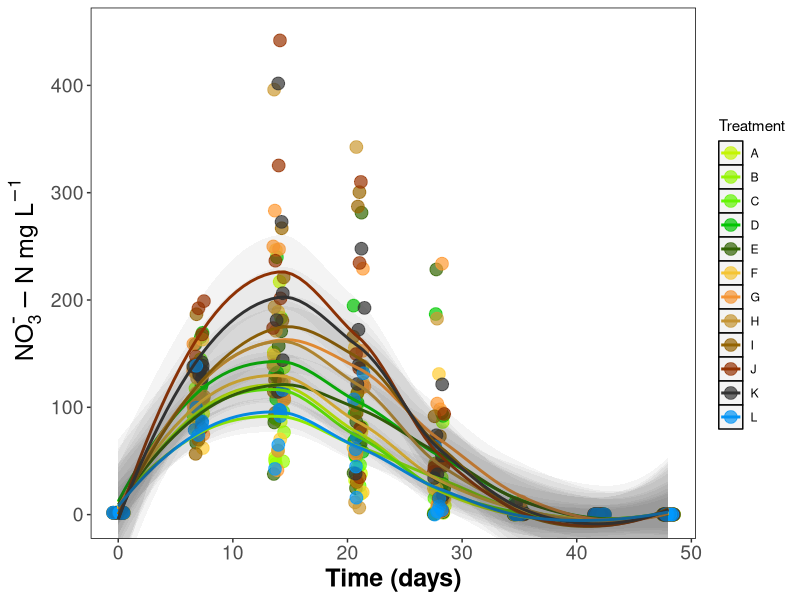
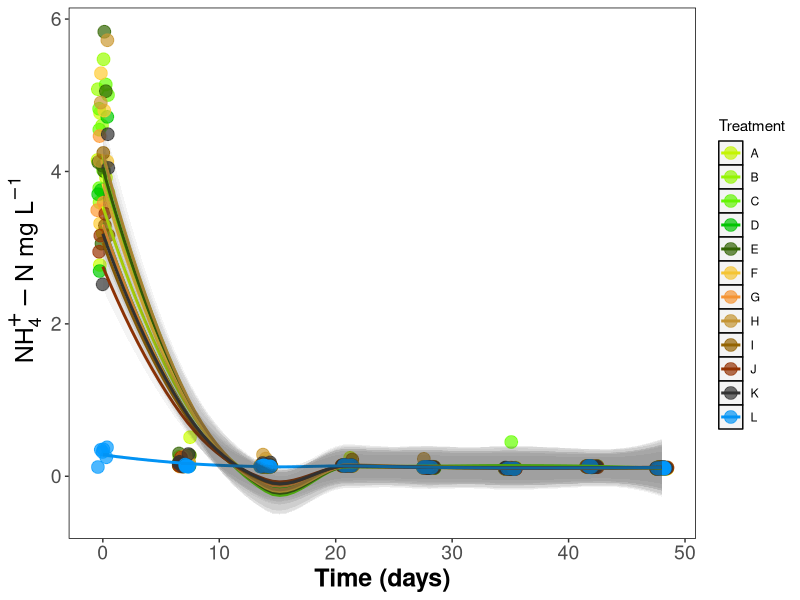
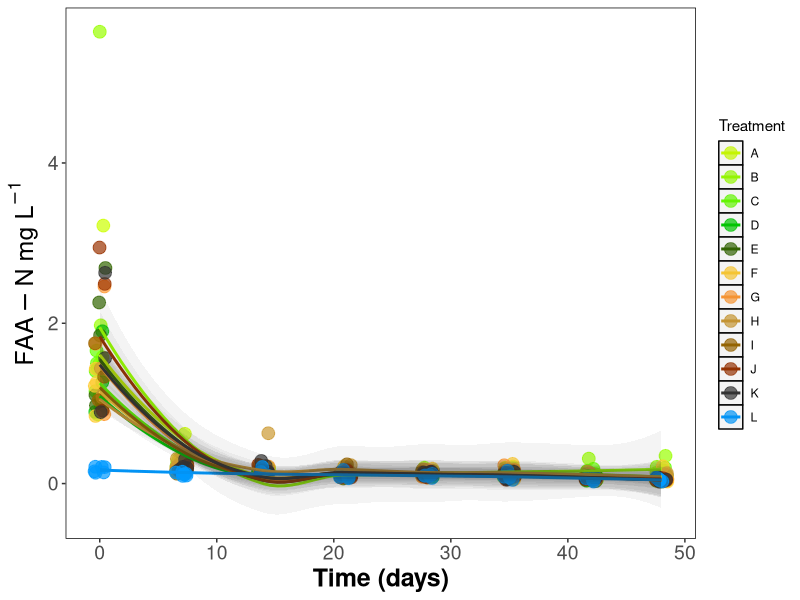
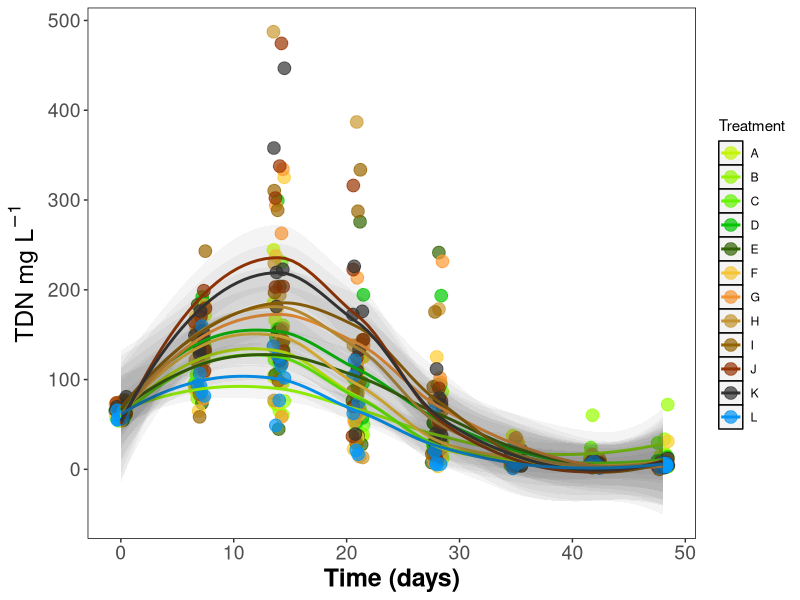
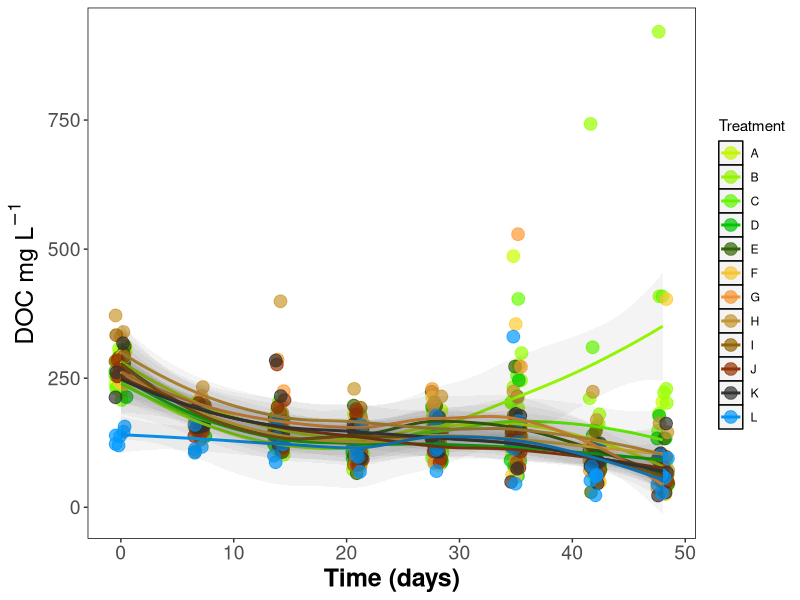
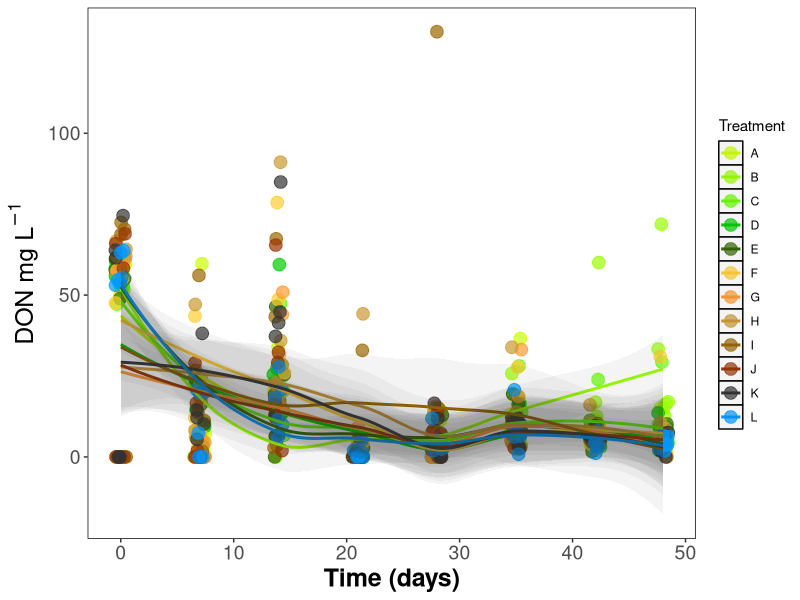
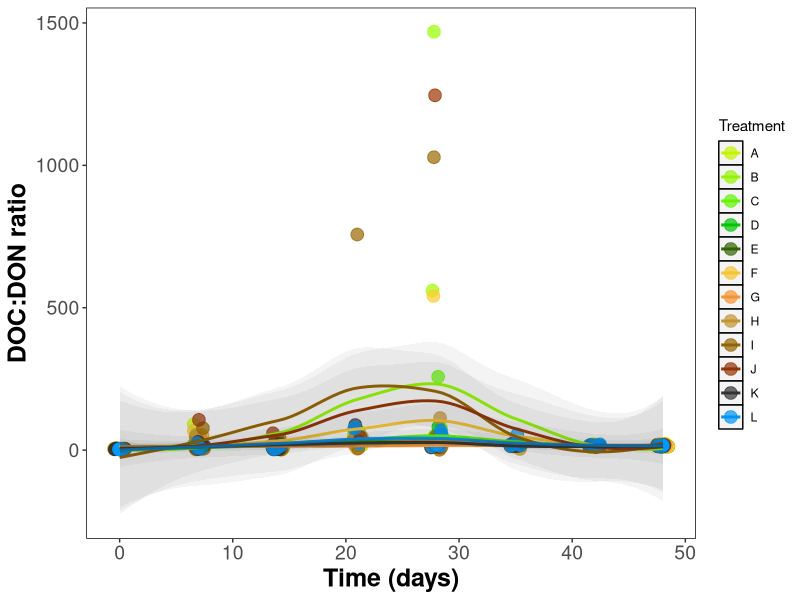
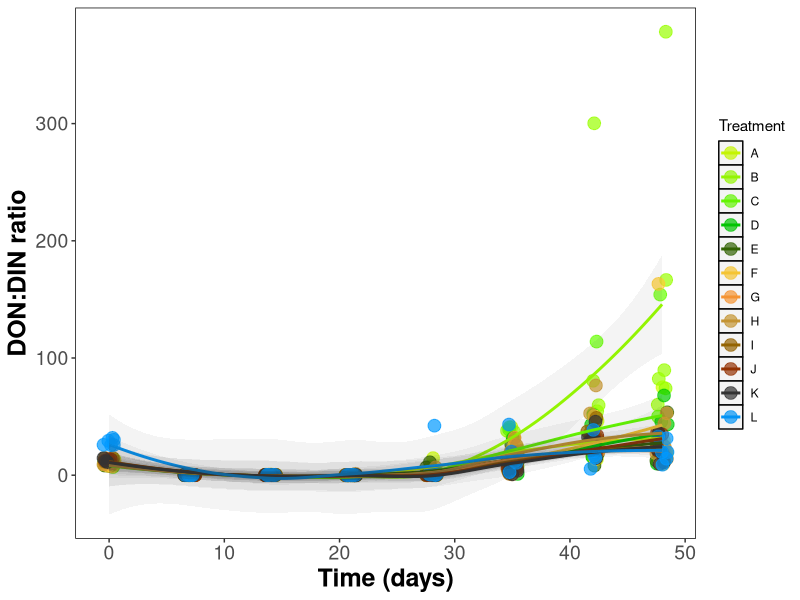

Generate these figures, in order, with R:
## This script takes the wrangled data from 15n_sol_proc.R and ../results/raw/15n_soil_sol.csv
## It examines the final processed data ../results/processed/ratios.csv

library(tidyverse)
all <- read_csv("results/processed/ratios.csv")
all

## Now let's look how the variables change over time

## this page was helpful for mu and super/subscripts: 
## https://stackoverflow.com/questions/34892262/subscripts-and-superscripts-or-with-ggplot2-axis-labels-ionic-chemical

## also here: https://rstudio-pubs-static.s3.amazonaws.com/136237_170402e5f0b54561bf7605bdea98267a.html

## Below is a rather extensive set of code for xy plots with/without trends and CI ribbons

## Nitrate

ggplot(data = all, aes(days, no3, colour = trt)) + # x, y, colour by treatment
  scale_colour_manual(values=c("#CCFF00", # all the colours in hexadecimal code in order of "colour = x" argument above
                               "#99FF00",
                               "#66FF00",
                               "#00CC00",
                               "#336600",
                               "#FFCC33",
                               "#FF9933",
                               "#CC9933",
                               "#996600",
                               "#993300",
                               "#333333",
                               "#0099FF"
  )) +
  #geom_point(size = 6, alpha = 0.6) + # Plot as a point graph, size, transparency
  geom_jitter(size = 4, alpha = 0.7, width = 0.5) + # Plot as a jittered point graph
  stat_smooth(method = "loess", se = FALSE, size = 1) + # Adds trend line only
  stat_smooth(method = "loess", # Adds ribbon for SE / CI and allows transparency to be adjusted
  #              colour = "red", 
                geom = "ribbon", 
                alpha = 0.05, #sets ribbon transparency
                size = 0.0001, #sets ribbon outline thickness. Need to work out how to make transparent
                fullrange = TRUE) + # Forces ribbon to end of data
 # xlim(0, 48) + ylim(0, 300) + # can be used to set hard limits to scale
  coord_cartesian(xlim = c(0, 48), ylim = c(0, 450)) + #sets soft limits to scale
  labs(
    x = "Time (days)", # x axis label
    y = ~NO[3]^{textstyle("-")}-N ~mg~L^{-1}, #y axis label, note cpde and weblink above for special characters and script
    #  title = "Nitrogen", # Graph title
    colour = "Treatment" # Legend Title
  ) +
  theme(
    panel.grid = element_blank(), # blank grid
    # axis.text.y = element_text(angle = 90), # rotates labels
    axis.text=element_text(size=14), # axis text size
    axis.title = element_text(color="black", face="bold", size=18), # axis label text size
    panel.background = element_rect(fill = "white", # panel background
                                    colour = "black") # panel outline
  )

## Ammonium

ggplot(data = all, aes(days, nh4, colour = trt)) + # x, y, colour by treatment
  scale_colour_manual(values=c("#CCFF00", # all the colours in hexadecimal code in order of "colour = x" argument above
                               "#99FF00",
                               "#66FF00",
                               "#00CC00",
                               "#336600",
                               "#FFCC33",
                               "#FF9933",
                               "#CC9933",
                               "#996600",
                               "#993300",
                               "#333333",
                               "#0099FF"
  )) +
  #geom_point(size = 6, alpha = 0.6) + # Plot as a point graph, size, transparency
  geom_jitter(size = 4, alpha = 0.7, width = 0.5) + # Plot as a jittered point graph
  stat_smooth(method = "loess", se = FALSE, size = 1) + # Adds trend line only
  stat_smooth(method = "loess", # Adds ribbon for SE / CI and allows transparency to be adjusted
              #              colour = "red", 
              geom = "ribbon", 
              alpha = 0.05, #sets ribbon transparency
              size = 0.0001, #sets ribbon outline thickness. Need to work out how to make transparent
              fullrange = TRUE) + # Forces ribbon to end of data
  # xlim(0, 48) + ylim(0, 300) + # can be used to set hard limits to scale
 # coord_cartesian(xlim = c(0, 48), ylim = c(0, 450)) + #sets soft limits to scale
  labs(
    x = "Time (days)", # x axis label
    y = ~NH[4]^{textstyle("+")}-N ~mg~L^{-1}, #y axis label, note cpde and weblink above for special characters and script
    #  title = "Nitrogen", # Graph title
    colour = "Treatment" # Legend Title
  ) +
  theme(
    panel.grid = element_blank(), # blank grid
    # axis.text.y = element_text(angle = 90), # rotates labels
    axis.text=element_text(size=14), # axis text size
    axis.title = element_text(color="black", face="bold", size=18), # axis label text size
    panel.background = element_rect(fill = "white", # panel background
                                    colour = "black") # panel outline
  )

## FAA

ggplot(data = all, aes(days, faa, colour = trt)) + # x, y, colour by treatment
  scale_colour_manual(values=c("#CCFF00", # all the colours in hexadecimal code in order of "colour = x" argument above
                               "#99FF00",
                               "#66FF00",
                               "#00CC00",
                               "#336600",
                               "#FFCC33",
                               "#FF9933",
                               "#CC9933",
                               "#996600",
                               "#993300",
                               "#333333",
                               "#0099FF"
  )) +
  #geom_point(size = 6, alpha = 0.6) + # Plot as a point graph, size, transparency
  geom_jitter(size = 4, alpha = 0.7, width = 0.5) + # Plot as a jittered point graph
  stat_smooth(method = "loess", se = FALSE, size = 1) + # Adds trend line only
  stat_smooth(method = "loess", # Adds ribbon for SE / CI and allows transparency to be adjusted
              #              colour = "red", 
              geom = "ribbon", 
              alpha = 0.05, #sets ribbon transparency
              size = 0.0001, #sets ribbon outline thickness. Need to work out how to make transparent
              fullrange = TRUE) + # Forces ribbon to end of data
  # xlim(0, 48) + ylim(0, 300) + # can be used to set hard limits to scale
  # coord_cartesian(xlim = c(0, 48), ylim = c(0, 450)) + #sets soft limits to scale
  labs(
    x = "Time (days)", # x axis label
    y = FAA-N ~mg~L^{-1}, #y axis label, note cpde and weblink above for special characters and script
    #  title = "Nitrogen", # Graph title
    colour = "Treatment" # Legend Title
  ) +
  theme(
    panel.grid = element_blank(), # blank grid
    # axis.text.y = element_text(angle = 90), # rotates labels
    axis.text=element_text(size=14), # axis text size
    axis.title = element_text(color="black", face="bold", size=18), # axis label text size
    panel.background = element_rect(fill = "white", # panel background
                                    colour = "black") # panel outline
  )

## TDN

ggplot(data = all, aes(days, tdn, colour = trt)) + # x, y, colour by treatment
  scale_colour_manual(values=c("#CCFF00", # all the colours in hexadecimal code in order of "colour = x" argument above
                               "#99FF00",
                               "#66FF00",
                               "#00CC00",
                               "#336600",
                               "#FFCC33",
                               "#FF9933",
                               "#CC9933",
                               "#996600",
                               "#993300",
                               "#333333",
                               "#0099FF"
  )) +
  #geom_point(size = 6, alpha = 0.6) + # Plot as a point graph, size, transparency
  geom_jitter(size = 4, alpha = 0.7, width = 0.5) + # Plot as a jittered point graph
  stat_smooth(method = "loess", se = FALSE, size = 1) + # Adds trend line only
  stat_smooth(method = "loess", # Adds ribbon for SE / CI and allows transparency to be adjusted
              #              colour = "red", 
              geom = "ribbon", 
              alpha = 0.05, #sets ribbon transparency
              size = 0.0001, #sets ribbon outline thickness. Need to work out how to make transparent
              fullrange = TRUE) + # Forces ribbon to end of data
  # xlim(0, 48) + ylim(0, 300) + # can be used to set hard limits to scale
  # coord_cartesian(xlim = c(0, 48), ylim = c(0, 450)) + #sets soft limits to scale
  labs(
    x = "Time (days)", # x axis label
    y = TDN ~mg~L^{-1}, #y axis label, note cpde and weblink above for special characters and script
    #  title = "Nitrogen", # Graph title
    colour = "Treatment" # Legend Title
  ) +
  theme(
    panel.grid = element_blank(), # blank grid
    # axis.text.y = element_text(angle = 90), # rotates labels
    axis.text=element_text(size=14), # axis text size
    axis.title = element_text(color="black", face="bold", size=18), # axis label text size
    panel.background = element_rect(fill = "white", # panel background
                                    colour = "black") # panel outline
  )

## DOC

ggplot(data = all, aes(days, doc, colour = trt)) + # x, y, colour by treatment
  scale_colour_manual(values=c("#CCFF00", # all the colours in hexadecimal code in order of "colour = x" argument above
                               "#99FF00",
                               "#66FF00",
                               "#00CC00",
                               "#336600",
                               "#FFCC33",
                               "#FF9933",
                               "#CC9933",
                               "#996600",
                               "#993300",
                               "#333333",
                               "#0099FF"
  )) +
  #geom_point(size = 6, alpha = 0.6) + # Plot as a point graph, size, transparency
  geom_jitter(size = 4, alpha = 0.7, width = 0.5) + # Plot as a jittered point graph
  stat_smooth(method = "loess", se = FALSE, size = 1) + # Adds trend line only
  stat_smooth(method = "loess", # Adds ribbon for SE / CI and allows transparency to be adjusted
              #              colour = "red", 
              geom = "ribbon", 
              alpha = 0.05, #sets ribbon transparency
              size = 0.0001, #sets ribbon outline thickness. Need to work out how to make transparent
              fullrange = TRUE) + # Forces ribbon to end of data
  # xlim(0, 48) + ylim(0, 300) + # can be used to set hard limits to scale
  # coord_cartesian(xlim = c(0, 48), ylim = c(0, 450)) + #sets soft limits to scale
  labs(
    x = "Time (days)", # x axis label
    y = DOC ~mg~L^{-1}, #y axis label, note cpde and weblink above for special characters and script
    #  title = "Nitrogen", # Graph title
    colour = "Treatment" # Legend Title
  ) +
  theme(
    panel.grid = element_blank(), # blank grid
    # axis.text.y = element_text(angle = 90), # rotates labels
    axis.text=element_text(size=14), # axis text size
    axis.title = element_text(color="black", face="bold", size=18), # axis label text size
    panel.background = element_rect(fill = "white", # panel background
                                    colour = "black") # panel outline
  )

## DON

ggplot(data = all, aes(days, don, colour = trt)) + # x, y, colour by treatment
  scale_colour_manual(values=c("#CCFF00", # all the colours in hexadecimal code in order of "colour = x" argument above
                               "#99FF00",
                               "#66FF00",
                               "#00CC00",
                               "#336600",
                               "#FFCC33",
                               "#FF9933",
                               "#CC9933",
                               "#996600",
                               "#993300",
                               "#333333",
                               "#0099FF"
  )) +
  #geom_point(size = 6, alpha = 0.6) + # Plot as a point graph, size, transparency
  geom_jitter(size = 4, alpha = 0.7, width = 0.5) + # Plot as a jittered point graph
  stat_smooth(method = "loess", se = FALSE, size = 1) + # Adds trend line only
  stat_smooth(method = "loess", # Adds ribbon for SE / CI and allows transparency to be adjusted
              #              colour = "red", 
              geom = "ribbon", 
              alpha = 0.05, #sets ribbon transparency
              size = 0.0001, #sets ribbon outline thickness. Need to work out how to make transparent
              fullrange = TRUE) + # Forces ribbon to end of data
  # xlim(0, 48) + ylim(0, 300) + # can be used to set hard limits to scale
  # coord_cartesian(xlim = c(0, 48), ylim = c(0, 450)) + #sets soft limits to scale
  labs(
    x = "Time (days)", # x axis label
    y = DON ~mg~L^{-1}, #y axis label, note cpde and weblink above for special characters and script
    #  title = "Nitrogen", # Graph title
    colour = "Treatment" # Legend Title
  ) +
  theme(
    panel.grid = element_blank(), # blank grid
    # axis.text.y = element_text(angle = 90), # rotates labels
    axis.text=element_text(size=14), # axis text size
    axis.title = element_text(color="black", face="bold", size=18), # axis label text size
    panel.background = element_rect(fill = "white", # panel background
                                    colour = "black") # panel outline
  )


## DOC:DON

ggplot(data = all, aes(days, doc_don, colour = trt)) + # x, y, colour by treatment
  scale_colour_manual(values=c("#CCFF00", # all the colours in hexadecimal code in order of "colour = x" argument above
                               "#99FF00",
                               "#66FF00",
                               "#00CC00",
                               "#336600",
                               "#FFCC33",
                               "#FF9933",
                               "#CC9933",
                               "#996600",
                               "#993300",
                               "#333333",
                               "#0099FF"
  )) +
  #geom_point(size = 6, alpha = 0.6) + # Plot as a point graph, size, transparency
  geom_jitter(size = 4, alpha = 0.7, width = 0.5) + # Plot as a jittered point graph
  stat_smooth(method = "loess", se = FALSE, size = 1) + # Adds trend line only
  stat_smooth(method = "loess", # Adds ribbon for SE / CI and allows transparency to be adjusted
              #              colour = "red", 
              geom = "ribbon", 
              alpha = 0.05, #sets ribbon transparency
              size = 0.0001, #sets ribbon outline thickness. Need to work out how to make transparent
              fullrange = TRUE) + # Forces ribbon to end of data
  # xlim(0, 48) + ylim(0, 300) + # can be used to set hard limits to scale
  # coord_cartesian(xlim = c(0, 48), ylim = c(0, 450)) + #sets soft limits to scale
  labs(
    x = "Time (days)", # x axis label
    y = "DOC:DON ratio", #y axis label, note cpde and weblink above for special characters and script
    #  title = "Nitrogen", # Graph title
    colour = "Treatment" # Legend Title
  ) +
  theme(
    panel.grid = element_blank(), # blank grid
    # axis.text.y = element_text(angle = 90), # rotates labels
    axis.text=element_text(size=14), # axis text size
    axis.title = element_text(color="black", face="bold", size=18), # axis label text size
    panel.background = element_rect(fill = "white", # panel background
                                    colour = "black") # panel outline
  )

## DON:DIN

ggplot(data = all, aes(days, don_din, colour = trt)) + # x, y, colour by treatment
  scale_colour_manual(values=c("#CCFF00", # all the colours in hexadecimal code in order of "colour = x" argument above
                               "#99FF00",
                               "#66FF00",
                               "#00CC00",
                               "#336600",
                               "#FFCC33",
                               "#FF9933",
                               "#CC9933",
                               "#996600",
                               "#993300",
                               "#333333",
                               "#0099FF"
  )) +
  #geom_point(size = 6, alpha = 0.6) + # Plot as a point graph, size, transparency
  geom_jitter(size = 4, alpha = 0.7, width = 0.5) + # Plot as a jittered point graph
  stat_smooth(method = "loess", se = FALSE, size = 1) + # Adds trend line only
  stat_smooth(method = "loess", # Adds ribbon for SE / CI and allows transparency to be adjusted
              #              colour = "red", 
              geom = "ribbon", 
              alpha = 0.05, #sets ribbon transparency
              size = 0.0001, #sets ribbon outline thickness. Need to work out how to make transparent
              fullrange = TRUE) + # Forces ribbon to end of data
  # xlim(0, 48) + ylim(0, 300) + # can be used to set hard limits to scale
  # coord_cartesian(xlim = c(0, 48), ylim = c(0, 450)) + #sets soft limits to scale
  labs(
    x = "Time (days)", # x axis label
    y = "DON:DIN ratio", #y axis label, note cpde and weblink above for special characters and script
    #  title = "Nitrogen", # Graph title
    colour = "Treatment" # Legend Title
  ) +
  theme(
    panel.grid = element_blank(), # blank grid
    # axis.text.y = element_text(angle = 90), # rotates labels
    axis.text=element_text(size=14), # axis text size
    axis.title = element_text(color="black", face="bold", size=18), # axis label text size
    panel.background = element_rect(fill = "white", # panel background
                                    colour = "black") # panel outline
  )

#############################################################################################

## NOW LET'S LOOK AT SOME VARIABLES AGAINST ONEANOTHER WITH TIME AS SPOT SIZE##

############################################################################################

## NO3 vs NH4
ggplot(data = all, aes(no3, nh4, colour = trt, size = days)) + # x, y, colour by treatment
  scale_colour_manual(values=c("#CCFF00", # all the colours in hexadecimal code in order of "colour = x" argument above
                               "#99FF00",
                               "#66FF00",
                               "#00CC00",
                               "#336600",
                               "#FFCC33",
                               "#FF9933",
                               "#CC9933",
                               "#996600",
                               "#993300",
                               "#333333",
                               "#0099FF"
  )) +
  geom_point(alpha = 0.6) + # Plot as a point graph, size, transparency
  #geom_jitter(size = 4, alpha = 0.7, width = 0.5) + # Plot as a jittered point graph
  #stat_smooth(method = "loess", se = FALSE, size = 1) + # Adds trend line only
  #stat_smooth(method = "loess", # Adds ribbon for SE / CI and allows transparency to be adjusted
              #              colour = "red", 
  #            geom = "ribbon", 
  #            alpha = 0.05, #sets ribbon transparency
  #            size = 0.0001, #sets ribbon outline thickness. Need to work out how to make transparent
  #            fullrange = TRUE) + # Forces ribbon to end of data
  # xlim(0, 48) + ylim(0, 300) + # can be used to set hard limits to scale
  #coord_cartesian(xlim = c(0, 48), ylim = c(0, 450)) + #sets soft limits to scale
  scale_x_log10() +
  scale_y_log10() +
  labs(
    x = ~NO[3]^{textstyle("-")}-N ~mg~L^{-1}, # x axis label
    y = ~NH[4]^{textstyle("-")}-N ~mg~L^{-1}, #y axis label, note cpde and weblink above for special characters and script
    #  title = "Nitrogen", # Graph title
    colour = "Treatment" # Legend Title
  ) +
  theme(
    panel.grid = element_blank(), # blank grid
    # axis.text.y = element_text(angle = 90), # rotates labels
    axis.text=element_text(size=14), # axis text size
    axis.title = element_text(color="black", face="bold", size=18), # axis label text size
    panel.background = element_rect(fill = "white", # panel background
                                    colour = "black") # panel outline
  )

## DIN vs DON

ggplot(data = all, aes(din, don, colour = trt, size = days)) + # x, y, colour by treatment
  scale_colour_manual(values=c("#CCFF00", # all the colours in hexadecimal code in order of "colour = x" argument above
                               "#99FF00",
                               "#66FF00",
                               "#00CC00",
                               "#336600",
                               "#FFCC33",
                               "#FF9933",
                               "#CC9933",
                               "#996600",
                               "#993300",
                               "#333333",
                               "#0099FF"
  )) +
  geom_point(alpha = 0.6) + # Plot as a point graph, size, transparency
  #geom_jitter(size = 4, alpha = 0.7, width = 0.5) + # Plot as a jittered point graph
  #stat_smooth(method = "loess", se = FALSE, size = 1) + # Adds trend line only
  #stat_smooth(method = "loess", # Adds ribbon for SE / CI and allows transparency to be adjusted
  #              colour = "red", 
  #            geom = "ribbon", 
  #            alpha = 0.05, #sets ribbon transparency
  #            size = 0.0001, #sets ribbon outline thickness. Need to work out how to make transparent
  #            fullrange = TRUE) + # Forces ribbon to end of data
  # xlim(0, 48) + ylim(0, 300) + # can be used to set hard limits to scale
  #coord_cartesian(xlim = c(0, 48), ylim = c(0, 450)) + #sets soft limits to scale
  #scale_x_log10() +
  #scale_y_log10() +
  labs(
    x = DIN ~mg~L^{-1}, # x axis label
    y = DON ~mg~L^{-1}, #y axis label, note cpde and weblink above for special characters and script
    #  title = "Nitrogen", # Graph title
    colour = "Treatment" # Legend Title
  ) +
  theme(
    panel.grid = element_blank(), # blank grid
    # axis.text.y = element_text(angle = 90), # rotates labels
    axis.text=element_text(size=14), # axis text size
    axis.title = element_text(color="black", face="bold", size=18), # axis label text size
    panel.background = element_rect(fill = "white", # panel background
                                    colour = "black") # panel outline
  )

## DOC vs DON

ggplot(data = all, aes(doc, don, colour = trt, size = days)) + # x, y, colour by treatment
  scale_colour_manual(values=c("#CCFF00", # all the colours in hexadecimal code in order of "colour = x" argument above
                               "#99FF00",
                               "#66FF00",
                               "#00CC00",
                               "#336600",
                               "#FFCC33",
                               "#FF9933",
                               "#CC9933",
                               "#996600",
                               "#993300",
                               "#333333",
                               "#0099FF"
  )) +
  geom_point(alpha = 0.6) + # Plot as a point graph, size, transparency
  #geom_jitter(size = 4, alpha = 0.7, width = 0.5) + # Plot as a jittered point graph
  #stat_smooth(method = "loess", se = FALSE, size = 1) + # Adds trend line only
  #stat_smooth(method = "loess", # Adds ribbon for SE / CI and allows transparency to be adjusted
  #              colour = "red", 
  #            geom = "ribbon", 
  #            alpha = 0.05, #sets ribbon transparency
  #            size = 0.0001, #sets ribbon outline thickness. Need to work out how to make transparent
  #            fullrange = TRUE) + # Forces ribbon to end of data
  # xlim(0, 48) + ylim(0, 300) + # can be used to set hard limits to scale
  #coord_cartesian(xlim = c(0, 48), ylim = c(0, 450)) + #sets soft limits to scale
  #scale_x_log10() +
  #scale_y_log10() +
  labs(
    x = DOC ~mg~L^{-1}, # x axis label
    y = DON ~mg~L^{-1}, #y axis label, note cpde and weblink above for special characters and script
    #  title = "Nitrogen", # Graph title
    colour = "Treatment" # Legend Title
  ) +
  theme(
    panel.grid = element_blank(), # blank grid
    # axis.text.y = element_text(angle = 90), # rotates labels
    axis.text=element_text(size=14), # axis text size
    axis.title = element_text(color="black", face="bold", size=18), # axis label text size
    panel.background = element_rect(fill = "white", # panel background
                                    colour = "black") # panel outline
  )

## DOC vs TDN

ggplot(data = all, aes(doc, tdn, colour = trt, size = days)) + # x, y, colour by treatment
  scale_colour_manual(values=c("#CCFF00", # all the colours in hexadecimal code in order of "colour = x" argument above
                               "#99FF00",
                               "#66FF00",
                               "#00CC00",
                               "#336600",
                               "#FFCC33",
                               "#FF9933",
                               "#CC9933",
                               "#996600",
                               "#993300",
                               "#333333",
                               "#0099FF"
  )) +
  geom_point(alpha = 0.6) + # Plot as a point graph, size, transparency
  #geom_jitter(size = 4, alpha = 0.7, width = 0.5) + # Plot as a jittered point graph
  #stat_smooth(method = "loess", se = FALSE, size = 1) + # Adds trend line only
  #stat_smooth(method = "loess", # Adds ribbon for SE / CI and allows transparency to be adjusted
  #              colour = "red", 
  #            geom = "ribbon", 
  #            alpha = 0.05, #sets ribbon transparency
  #            size = 0.0001, #sets ribbon outline thickness. Need to work out how to make transparent
  #            fullrange = TRUE) + # Forces ribbon to end of data
  # xlim(0, 48) + ylim(0, 300) + # can be used to set hard limits to scale
  #coord_cartesian(xlim = c(0, 48), ylim = c(0, 450)) + #sets soft limits to scale
  #scale_x_log10() +
#scale_y_log10() +
labs(
  x = DOC ~mg~L^{-1}, # x axis label
  y = TDN ~mg~L^{-1}, #y axis label, note cpde and weblink above for special characters and script
  #  title = "Nitrogen", # Graph title
  colour = "Treatment" # Legend Title
) +
  theme(
    panel.grid = element_blank(), # blank grid
    # axis.text.y = element_text(angle = 90), # rotates labels
    axis.text=element_text(size=14), # axis text size
    axis.title = element_text(color="black", face="bold", size=18), # axis label text size
    panel.background = element_rect(fill = "white", # panel background
                                    colour = "black") # panel outline
  )

######################################################################################

## BACK TO VS TIME

######################################################################################

## doc nitrate

ggplot(data = all, aes(days, doc, colour = trt, size = no3)) + # x, y, colour by treatment
  scale_colour_manual(values=c("#CCFF00", # all the colours in hexadecimal code in order of "colour = x" argument above
                               "#99FF00",
                               "#66FF00",
                               "#00CC00",
                               "#336600",
                               "#FFCC33",
                               "#FF9933",
                               "#CC9933",
                               "#996600",
                               "#993300",
                               "#333333",
                               "#0099FF"
  )) +
  #geom_point(size = 6, alpha = 0.6) + # Plot as a point graph, size, transparency
  geom_jitter(alpha = 0.7, width = 0.5) + # Plot as a jittered point graph
  stat_smooth(method = "loess", se = FALSE, size = 1) + # Adds trend line only
  stat_smooth(method = "loess", # Adds ribbon for SE / CI and allows transparency to be adjusted
              #              colour = "red", 
              geom = "ribbon", 
              alpha = 0.05, #sets ribbon transparency
              size = 0.0001, #sets ribbon outline thickness. Need to work out how to make transparent
              fullrange = TRUE) + # Forces ribbon to end of data
  # xlim(0, 48) + ylim(0, 300) + # can be used to set hard limits to scale
  coord_cartesian(xlim = c(0, 48), ylim = c(0, 450)) + #sets soft limits to scale
  labs(
    x = "Time (days)", # x axis label
    y = DOC ~mg~L^{-1}, #y axis label, note cpde and weblink above for special characters and script
    #  title = "Nitrogen", # Graph title
    colour = "Treatment" # Legend Title
  ) +
  theme(
    panel.grid = element_blank(), # blank grid
    # axis.text.y = element_text(angle = 90), # rotates labels
    axis.text=element_text(size=14), # axis text size
    axis.title = element_text(color="black", face="bold", size=18), # axis label text size
    panel.background = element_rect(fill = "white", # panel background
                                    colour = "black") # panel outline
  )

## tdn doc

ggplot(data = all, aes(days, tdn, colour = trt, size = no3)) + # x, y, colour by treatment
  scale_colour_manual(values=c("#CCFF00", # all the colours in hexadecimal code in order of "colour = x" argument above
                               "#99FF00",
                               "#66FF00",
                               "#00CC00",
                               "#336600",
                               "#FFCC33",
                               "#FF9933",
                               "#CC9933",
                               "#996600",
                               "#993300",
                               "#333333",
                               "#0099FF"
  )) +
  #geom_point(size = 6, alpha = 0.6) + # Plot as a point graph, size, transparency
  geom_jitter(alpha = 0.7, width = 0.5) + # Plot as a jittered point graph
  stat_smooth(method = "loess", se = FALSE, size = 1) + # Adds trend line only
  stat_smooth(method = "loess", # Adds ribbon for SE / CI and allows transparency to be adjusted
              #              colour = "red", 
              geom = "ribbon", 
              alpha = 0.05, #sets ribbon transparency
              size = 0.0001, #sets ribbon outline thickness. Need to work out how to make transparent
              fullrange = TRUE) + # Forces ribbon to end of data
  # xlim(0, 48) + ylim(0, 300) + # can be used to set hard limits to scale
  coord_cartesian(xlim = c(0, 48), ylim = c(0, 520)) + #sets soft limits to scale
  labs(
    x = "Time (days)", # x axis label
    y = TDN ~mg~L^{-1}, #y axis label, note cpde and weblink above for special characters and script
    #  title = "Nitrogen", # Graph title
    colour = "Treatment", # Legend Title
    size = "Nitrate-N"
  ) +
  theme(
    panel.grid = element_blank(), # blank grid
    # axis.text.y = element_text(angle = 90), # rotates labels
    axis.text=element_text(size=14), # axis text size
    axis.title = element_text(color="black", face="bold", size=18), # axis label text size
    panel.background = element_rect(fill = "white", # panel background
                                    colour = "black") # panel outline
  )
